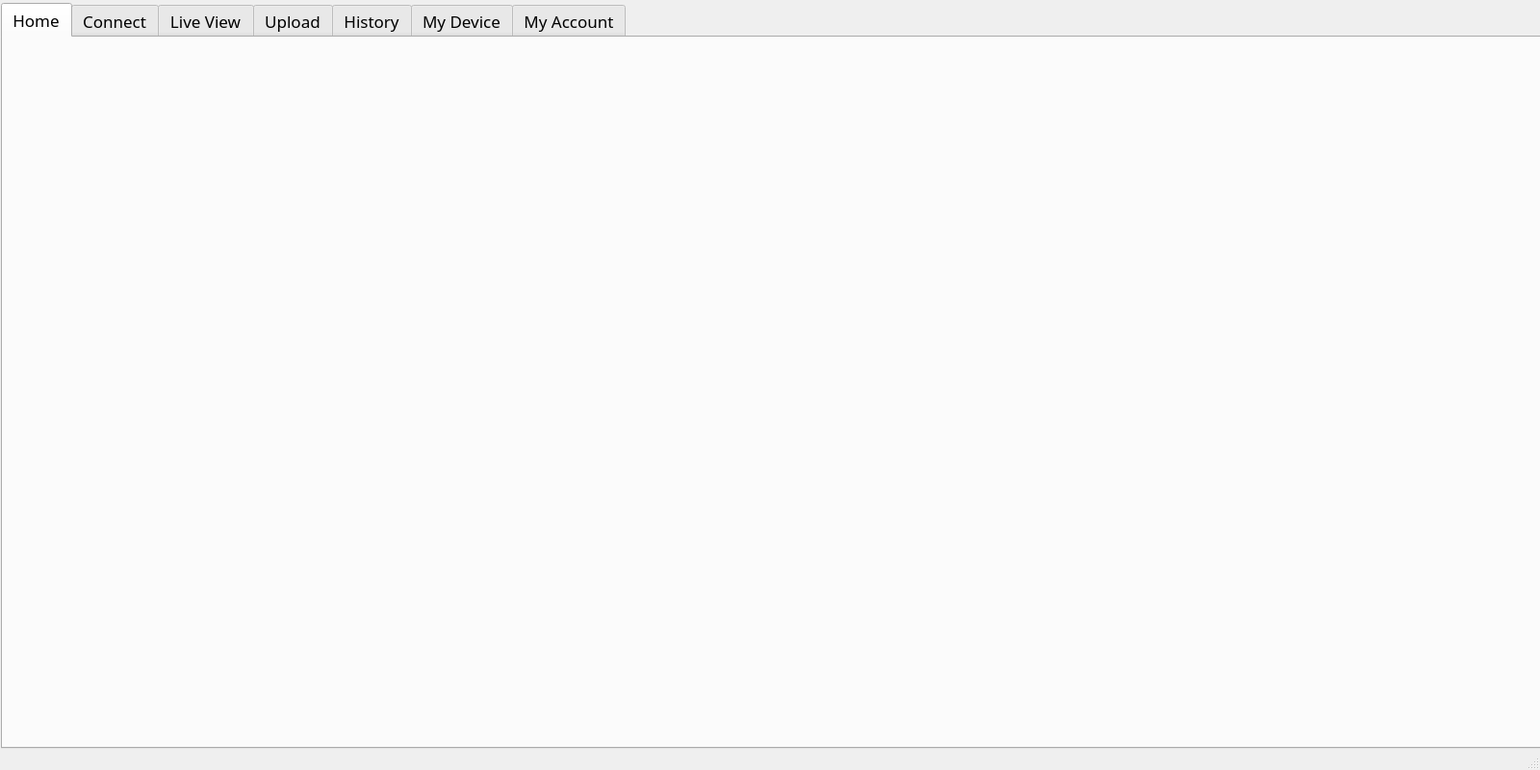
<?xml version="1.0" encoding="UTF-8"?>
<ui version="4.0">
 <class>MainWindow</class>
 <widget class="QMainWindow" name="MainWindow">
  <property name="geometry">
   <rect>
    <x>0</x>
    <y>0</y>
    <width>1600</width>
    <height>800</height>
   </rect>
  </property>
  <property name="sizePolicy">
   <sizepolicy hsizetype="Fixed" vsizetype="Fixed">
    <horstretch>0</horstretch>
    <verstretch>0</verstretch>
   </sizepolicy>
  </property>
  <property name="minimumSize">
   <size>
    <width>1600</width>
    <height>800</height>
   </size>
  </property>
  <property name="maximumSize">
   <size>
    <width>1600</width>
    <height>800</height>
   </size>
  </property>
  <property name="font">
   <font>
    <family>Tw Cen MT</family>
   </font>
  </property>
  <property name="windowTitle">
   <string>GAIT Demo App</string>
  </property>
  <property name="windowIcon">
   <iconset resource="../../resources/resources.qrc">
    <normaloff>:/icons/small logo.png</normaloff>:/icons/small logo.png</iconset>
  </property>
  <property name="styleSheet">
   <string notr="true">QMainWindow { background-color: rgb(29, 29, 42); }

QMainWindow &gt; QWidget { background-color: rgb(29, 29, 42); }
</string>
  </property>
  <property name="tabShape">
   <enum>QTabWidget::Rounded</enum>
  </property>
  <widget class="QWidget" name="centralwidget">
   <property name="font">
    <font>
     <family>Tw Cen MT</family>
    </font>
   </property>
   <property name="styleSheet">
    <string notr="true"/>
   </property>
   <widget class="QWidget" name="verticalLayoutWidget">
    <property name="geometry">
     <rect>
      <x>0</x>
      <y>0</y>
      <width>1612</width>
      <height>781</height>
     </rect>
    </property>
    <layout class="QGridLayout" name="mainGridLayout">
     <item row="0" column="0">
      <widget class="QTabWidget" name="viewsTabWidget">
       <property name="enabled">
        <bool>true</bool>
       </property>
       <property name="sizePolicy">
        <sizepolicy hsizetype="Minimum" vsizetype="Minimum">
         <horstretch>0</horstretch>
         <verstretch>0</verstretch>
        </sizepolicy>
       </property>
       <property name="minimumSize">
        <size>
         <width>1610</width>
         <height>775</height>
        </size>
       </property>
       <property name="maximumSize">
        <size>
         <width>1610</width>
         <height>775</height>
        </size>
       </property>
       <property name="font">
        <font>
         <pointsize>13</pointsize>
        </font>
       </property>
       <property name="focusPolicy">
        <enum>Qt::ClickFocus</enum>
       </property>
       <property name="autoFillBackground">
        <bool>false</bool>
       </property>
       <property name="styleSheet">
        <string notr="true">QWidget &gt; QWidget { 
	/*background: qlineargradient(x1: 0, y1: 0, x2: 0.9, y2: 0.8,
                                stop: 0 rgb(39, 39, 52), stop: 1 rgb(90, 90, 121));*/
	background-color: rgb(75, 75, 90);
}

QPushButton { color: white; }

QLabel { color: rgb(188, 188, 188); }

QTabBar::tab { color: white; padding: 12px; border-right: 1px solid gray; 
min-width: 100px;} 

QTabBar::tab:!selected { background-color: rgb(112, 112, 112); margin-top: 2px}

QTabBar::tab:selected,  QTabBar::tab:hover { background-color: rgb(90, 90, 121); }


QTabWidget::pane { 
	border-top: 3px solid white;
	border-left: 0px;
	border-right: 0px;
 }</string>
       </property>
       <property name="tabShape">
        <enum>QTabWidget::Rounded</enum>
       </property>
       <property name="currentIndex">
        <number>0</number>
       </property>
       <property name="tabBarAutoHide">
        <bool>true</bool>
       </property>
       <widget class="QWidget" name="homeTab">
        <property name="autoFillBackground">
         <bool>false</bool>
        </property>
        <property name="styleSheet">
         <string notr="true"/>
        </property>
        <attribute name="title">
         <string>Home</string>
        </attribute>
        <widget class="QWidget" name="gridLayoutWidget">
         <property name="geometry">
          <rect>
           <x>-40</x>
           <y>0</y>
           <width>1651</width>
           <height>741</height>
          </rect>
         </property>
         <layout class="QGridLayout" name="homeGridLayout"/>
        </widget>
       </widget>
       <widget class="QWidget" name="connectTab">
        <attribute name="title">
         <string>Connect</string>
        </attribute>
        <widget class="QWidget" name="gridLayoutWidget_2">
         <property name="geometry">
          <rect>
           <x>0</x>
           <y>0</y>
           <width>1611</width>
           <height>751</height>
          </rect>
         </property>
         <layout class="QGridLayout" name="connectGridLayout"/>
        </widget>
       </widget>
       <widget class="QWidget" name="liveTab">
        <property name="enabled">
         <bool>false</bool>
        </property>
        <attribute name="title">
         <string>Live View</string>
        </attribute>
        <widget class="QWidget" name="gridLayoutWidget_3">
         <property name="geometry">
          <rect>
           <x>0</x>
           <y>0</y>
           <width>1611</width>
           <height>751</height>
          </rect>
         </property>
         <layout class="QGridLayout" name="liveGridLayout"/>
        </widget>
       </widget>
       <widget class="QWidget" name="uploadTab">
        <property name="enabled">
         <bool>false</bool>
        </property>
        <attribute name="title">
         <string>Upload</string>
        </attribute>
        <widget class="QWidget" name="gridLayoutWidget_4">
         <property name="geometry">
          <rect>
           <x>0</x>
           <y>0</y>
           <width>1611</width>
           <height>751</height>
          </rect>
         </property>
         <layout class="QGridLayout" name="uploadGridLayout"/>
        </widget>
       </widget>
       <widget class="QWidget" name="historyTab">
        <attribute name="title">
         <string>History</string>
        </attribute>
        <widget class="QWidget" name="gridLayoutWidget_5">
         <property name="geometry">
          <rect>
           <x>0</x>
           <y>0</y>
           <width>1611</width>
           <height>751</height>
          </rect>
         </property>
         <layout class="QGridLayout" name="historyGridLayout"/>
        </widget>
       </widget>
       <widget class="QWidget" name="deviceTab">
        <attribute name="title">
         <string>My Device</string>
        </attribute>
        <widget class="QWidget" name="gridLayoutWidget_6">
         <property name="geometry">
          <rect>
           <x>0</x>
           <y>0</y>
           <width>1611</width>
           <height>751</height>
          </rect>
         </property>
         <layout class="QGridLayout" name="deviceGridLayout"/>
        </widget>
       </widget>
       <widget class="QWidget" name="accountTab">
        <attribute name="title">
         <string>My Account</string>
        </attribute>
        <widget class="QWidget" name="gridLayoutWidget_7">
         <property name="geometry">
          <rect>
           <x>0</x>
           <y>0</y>
           <width>1611</width>
           <height>751</height>
          </rect>
         </property>
         <layout class="QGridLayout" name="accountGridLayout"/>
        </widget>
       </widget>
      </widget>
     </item>
    </layout>
   </widget>
  </widget>
  <widget class="QStatusBar" name="statusbar"/>
 </widget>
 <resources>
  <include location="../../resources/resources.qrc"/>
 </resources>
 <connections/>
</ui>
